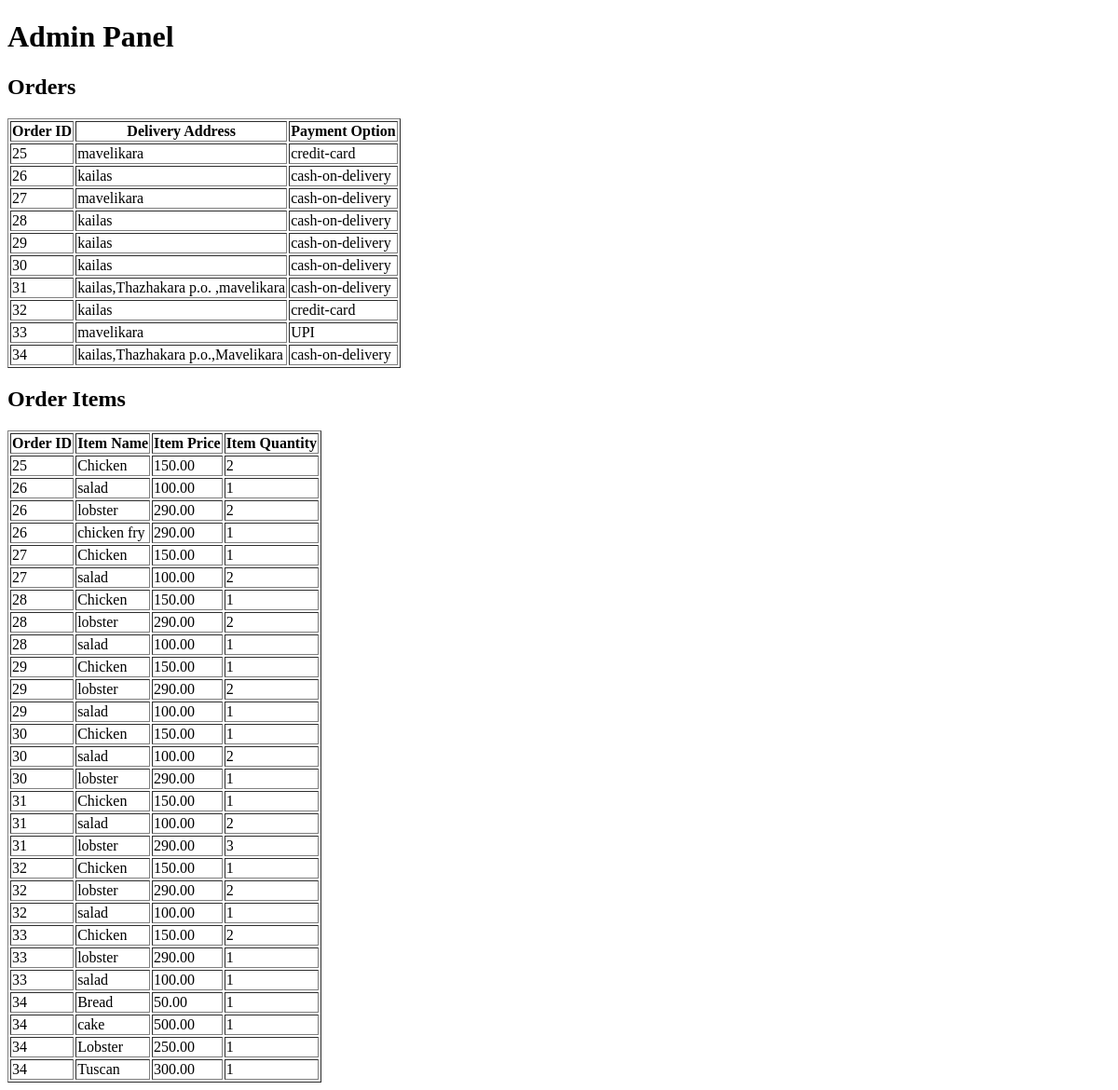
/admin/adminView/viewCategories.php, run on an earlier commit of the app's database.
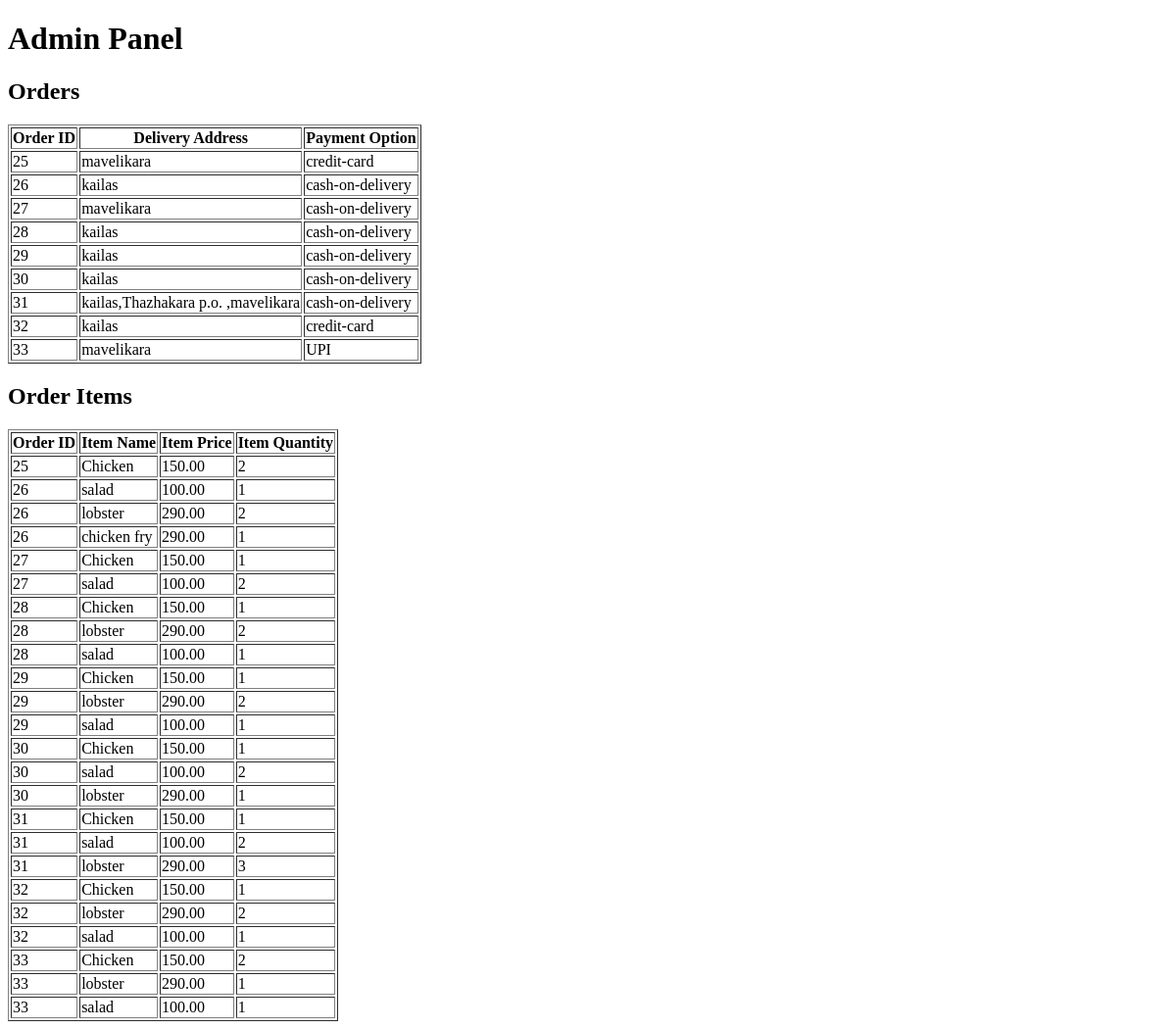
And on a later commit of the database.
### tables this page shows
CREATE TABLE `orders` (
  `user_email` varchar(255) NOT NULL,
  `order_id` int(11) NOT NULL,
  `address` varchar(255) NOT NULL,
  `payment_option` varchar(50) NOT NULL
);

CREATE TABLE `order_items` (
  `item_id` int(11) NOT NULL,
  `order_id` int(11) NOT NULL,
  `item_name` varchar(255) NOT NULL,
  `item_price` decimal(10,2) NOT NULL,
  `item_quantity` int(11) NOT NULL,
  `item_total_price` decimal(10,2) NOT NULL,
  `sum` int(50) NOT NULL
);

### admin/adminView/viewCategories.php (the view, shortened to what this page needs)
<!DOCTYPE html>
<html>
<head>
</head>
<body>
    <h1>Admin Panel</h1>
    <h2>Orders</h2>
    <?php
    $servername = "localhost";
    $username = "root";
    $password = "";
    $dbname = "backend";
    $conn = new mysqli($servername, $username, $password, $dbname);
    $sql = "SELECT * FROM orders";
    $result = $conn->query($sql);
    if ($result->num_rows > 0) {
        echo "<table border='1'>
                <tr>
                    <th>Order ID</th>
                    <th>Delivery Address</th>
                    <th>Payment Option</th>
                </tr>";
        while ($row = $result->fetch_assoc()) {
            echo "<tr>
                    <td>" . $row['order_id'] . "</td>
                    <td>" . $row['address'] . "</td>
                    <td>" . $row['payment_option'] . "</td>
                </tr>";
        }
        echo "</table>";
    } else {
        echo "No orders found.";
    }
    ?>
    <h2>Order Items</h2>
    <?php
    $sql = "SELECT * FROM order_items";
    $result = $conn->query($sql);
    if ($result->num_rows > 0) {
        echo "<table border='1'>
                <tr>
                    <th>Order ID</th>
                    <th>Item Name</th>
                    <th>Item Price</th>
                    <th>Item Quantity</th>
                </tr>";
        while ($row = $result->fetch_assoc()) {
            echo "<tr>
                    <td>" . $row['order_id'] . "</td>
                    <td>" . $row['item_name'] . "</td>
                    <td>" . $row['item_price'] . "</td>
                    <td>" . $row['item_quantity'] . "</td>
                </tr>";
        }
        echo "</table>";
    } else {
        echo "No order items found.";
    }
    ?>
</body>
</html>

What changed in the data, as far as the page shows it:
removed orders: order_id "34", address "kailas,Thazhakara p.o.,Mavelikara", payment_option "cash-on-delivery"
removed order_items: order "34", item_name "Bread", item_price "50.00", item_quantity "1"
removed order_items: order "34", item_name "cake", item_price "500.00", item_quantity "1"
removed order_items: order "34", item_name "Lobster", item_price "250.00", item_quantity "1"
removed order_items: order "34", item_name "Tuscan", item_price "300.00", item_quantity "1"
